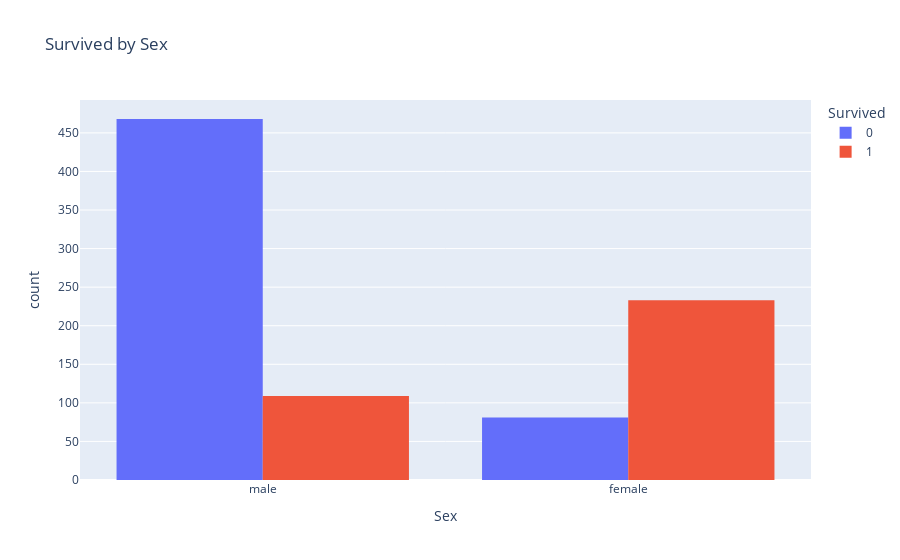

Notebook code cell kept with this figure:
### Code cell
px.histogram(df_train_1, x='Sex', color="Survived", barmode='group', title='Survived by Sex')

### Figure 1 — Plotly figure (JSON) as saved in the notebook; plotly's stock layout.template omitted (floating-point values rounded to 4 significant figures; data arrays with more than 128 entries replaced by an {"elided": "..."} marker saying what was removed)
{"data": [{"alignmentgroup": "True", "bingroup": "x", "hovertemplate": "Survived=0<br>Sex=%{x}<br>count=%{y}<extra></extra>", "legendgroup": "0", "marker": {"color": "#636efa", "pattern": {"shape": ""}}, "name": "0", "offsetgroup": "0", "orientation": "v", "showlegend": true, "type": "histogram", "x": {"elided": "549 str values"}, "xaxis": "x", "yaxis": "y"}, {"alignmentgroup": "True", "bingroup": "x", "hovertemplate": "Survived=1<br>Sex=%{x}<br>count=%{y}<extra></extra>", "legendgroup": "1", "marker": {"color": "#EF553B", "pattern": {"shape": ""}}, "name": "1", "offsetgroup": "1", "orientation": "v", "showlegend": true, "type": "histogram", "x": {"elided": "342 str values"}, "xaxis": "x", "yaxis": "y"}], "layout": {"barmode": "group", "legend": {"title": {"text": "Survived"}, "tracegroupgap": 0}, "title": {"text": "Survived by Sex"}, "xaxis": {"anchor": "y", "domain": [0, 1], "title": {"text": "Sex"}}, "yaxis": {"anchor": "x", "domain": [0, 1], "title": {"text": "count"}}}}
